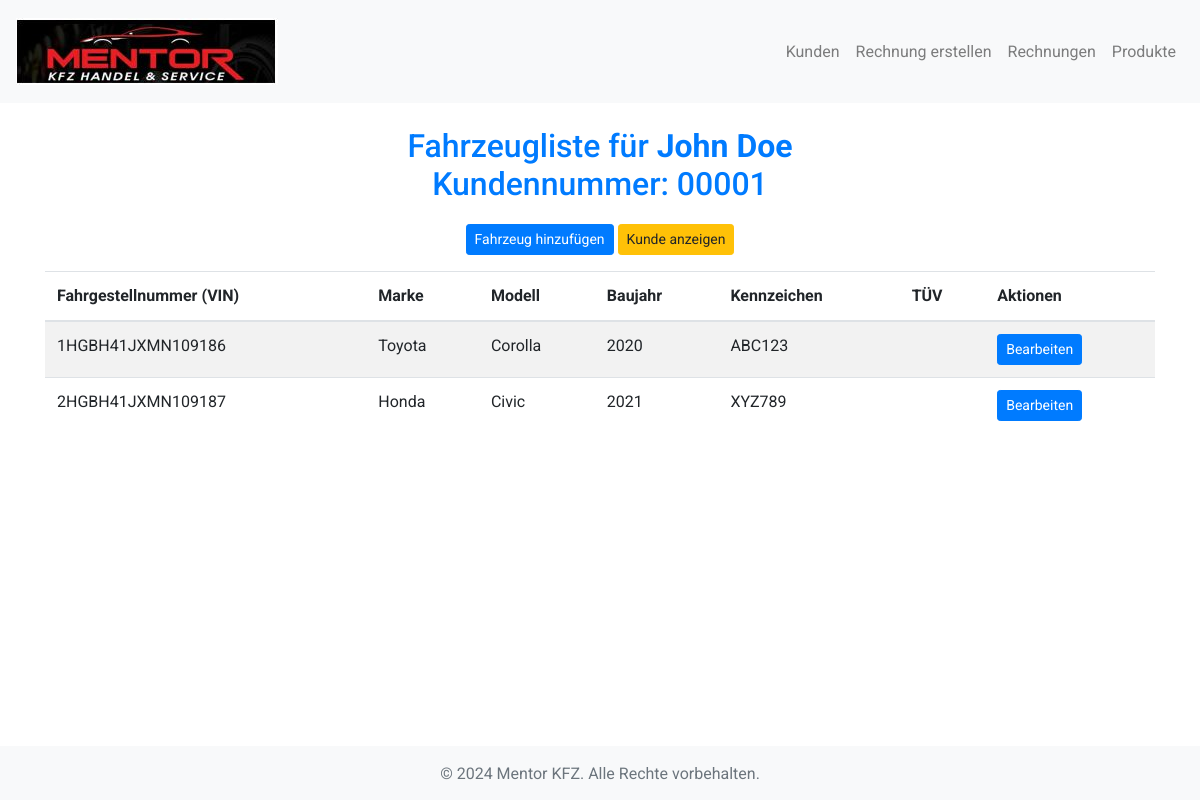
Page /vehicles/list.php?client_id=1 on the committed database.
### tables this page shows
CREATE TABLE IF NOT EXISTS clients (
    id INT(11) AUTO_INCREMENT PRIMARY KEY,
    name VARCHAR(255) NOT NULL,
    street VARCHAR(255),
    house_number VARCHAR(50),
    postal_code VARCHAR(20),
    city VARCHAR(255),
    country VARCHAR(255),
    phone VARCHAR(20),
    email VARCHAR(255),
    kundennummer VARCHAR(50) NOT NULL UNIQUE
);

CREATE TABLE IF NOT EXISTS vehicles (
    id INT(11) AUTO_INCREMENT PRIMARY KEY,
    client_id INT(11),
    license_plate VARCHAR(50) NOT NULL UNIQUE,
    brand VARCHAR(50),
    model VARCHAR(100),
    year INT(11),
    vin VARCHAR(50) NOT NULL UNIQUE,
    FOREIGN KEY (client_id) REFERENCES clients(id) ON DELETE CASCADE,
    tuv_date DATE
);

### vehicles/list.php (the view, shortened to what this page needs)
<?php
include '../includes/header.php';
$conn = new mysqli(DB_SERVER, DB_USER, DB_PASSWORD, DB_DATABASE);
$client_id = isset($_GET['client_id']) ? intval($_GET['client_id']) : 0;
$client_sql = "SELECT name, kundennummer FROM clients WHERE id = ?";
$stmt = $conn->prepare($client_sql);
$stmt->bind_param("i", $client_id);
$stmt->execute();
$client_result = $stmt->get_result();
$client_name = "";
$kdnr = "";
if ($client_result->num_rows > 0) {
    $client_row = $client_result->fetch_assoc();
    $client_name = htmlspecialchars($client_row['name']);
    $kdnr = htmlspecialchars($client_row['kundennummer']);
} else {
    die("<div class='alert alert-danger'>Client not found.</div>");
}
$autos_sql = "SELECT id, license_plate, model, brand, year, vin, tuv_date FROM vehicles WHERE client_id = ?";
$stmt = $conn->prepare($autos_sql);
$stmt->bind_param("i", $client_id);
$stmt->execute();
$autos_result = $stmt->get_result();
?>
    <h2>Fahrzeugliste für <strong><?php echo $client_name; ?></strong><br>Kundennummer: <?php echo $kdnr; ?></h2>
    <div class="text-center mb-3">
        <a href="register.php?client_id=<?php echo urlencode($client_id); ?>" class="btn btn-primary btn-sm">Fahrzeug hinzufügen</a>
        <a href="../client/list_clients.php" class="btn btn-warning btn-sm">Kunde anzeigen </a>
    </div>
    <?php if ($autos_result->num_rows > 0): ?>
        <div class="table-responsive">
            <table class="table table-striped">
                <thead>
                    <tr>
                        <th>Fahrgestellnummer (VIN)</th>
                        <th>Marke</th>
                        <th>Modell</th>
                        <th>Baujahr</th>
                        <th>Kennzeichen</th>
                        <th>TÜV</th>
                        <th>Aktionen</th>
                    </tr>
                </thead>
                <tbody>
                    <?php while ($row = $autos_result->fetch_assoc()): ?>
                        <tr>
                            <td><?php echo htmlspecialchars($row['vin']); ?></td>
                            <td><?php echo htmlspecialchars($row['brand']); ?></td>
                            <td><?php echo htmlspecialchars($row['model']); ?></td>
                            <td><?php echo htmlspecialchars($row['year']); ?></td>
                            <td><?php echo htmlspecialchars($row['license_plate']); ?></td>
                            <td><?php echo htmlspecialchars($row['tuv_date']); ?></td>
                            <td>
                                <a href="edit.php?id=<?php echo urlencode($row['id']); ?>" class="btn btn-primary btn-sm">Bearbeiten</a>
                            </td>
                        </tr>
                    <?php endwhile; ?>
                </tbody>
            </table>
        </div>
    <?php else: ?>
        <div class="alert alert-info">Kein Fahrzeug gefunden</div>
    <?php endif; ?>
<?php
include '../includes/footer.php';
?>

### assets/css/style.css (style rules this page uses)
body { font-family: 'Roboto', sans-serif; }
h2 { font-size: 2rem; color: #007bff; text-align: center; margin-bottom: 20px; }

### rows in the picture
clients: name "John Doe", kundennummer "00001"
vehicles: vin "1HGBH41JXMN109186", brand "Toyota", model "Corolla", year "2020", license_plate "ABC123"
vehicles: vin "2HGBH41JXMN109187", brand "Honda", model "Civic", year "2021", license_plate "XYZ789"
